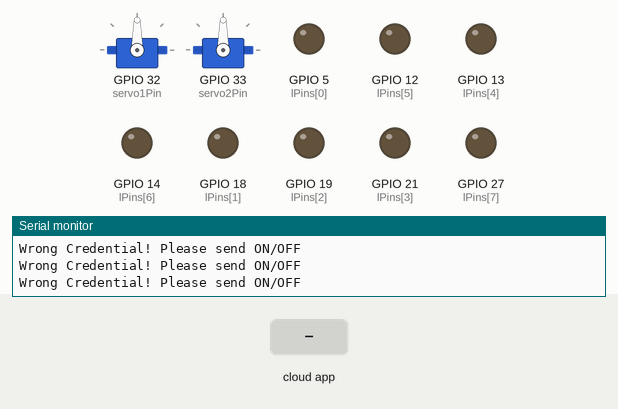
Simulated run of this sketch. Board: ESP32. On the bench: 2 × servo, output pins drawn as LEDs (lit = HIGH), the last lines printed to the serial monitor. The inputs (shaded band) are chosen by the test bench. WiFi joins after 1.5 s; servers stay silent unless stated; the Firebase database answers and starts empty.

Above: at 3.7 s.
3.8 s: the phone or cloud app sets luces to OFF
At 5.1 s:
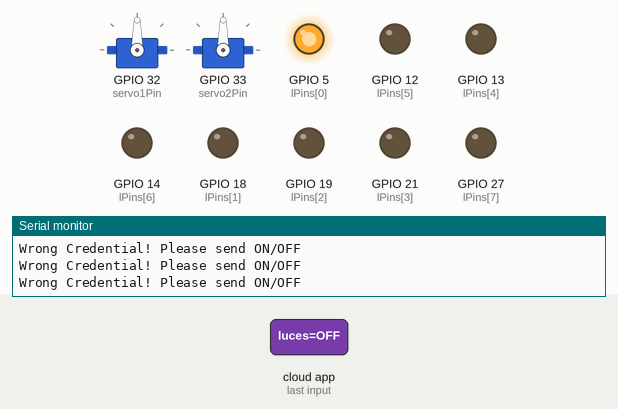
5.6 s: the phone or cloud app sets persianas to OFF
At 6.4 s:
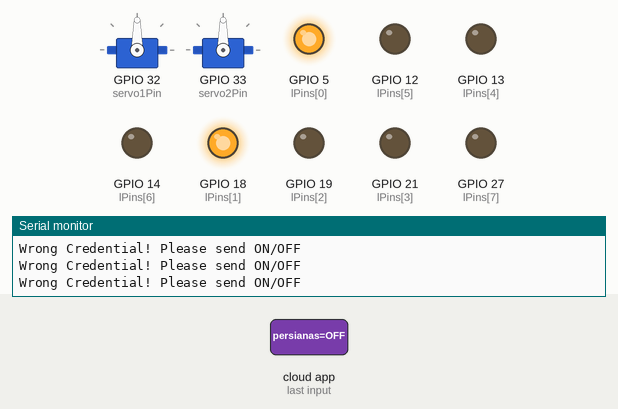
7.2 s: the phone or cloud app sets alarma to OFF
At 8.0 s:
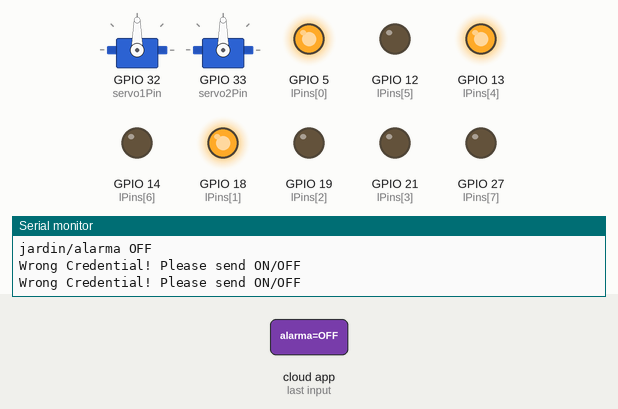
9.1 s: the phone or cloud app sets ventilador to OFF
At 10.7 s:
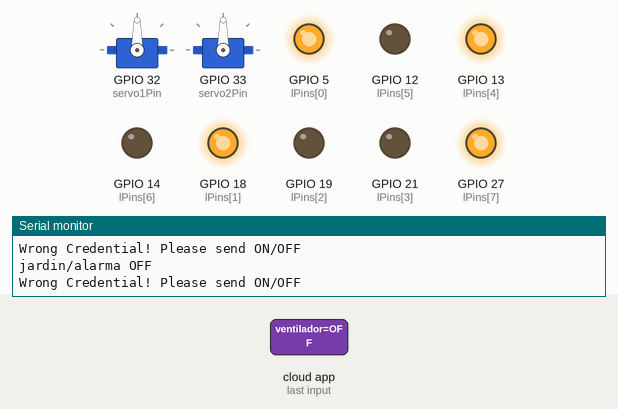
11.0 s: the phone or cloud app sets puertas to ON
At 12.1 s:
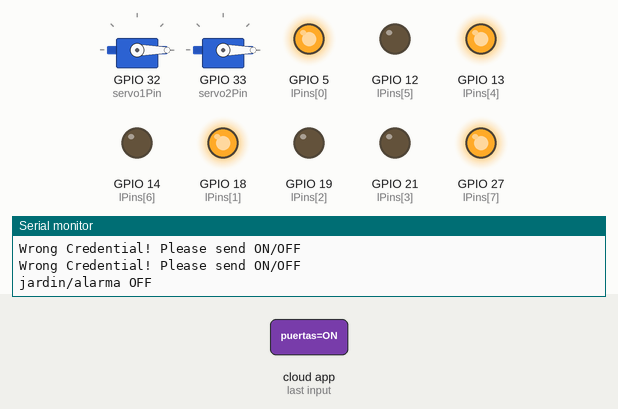
12.6 s: the phone or cloud app sets luces to ON
At 13.5 s:
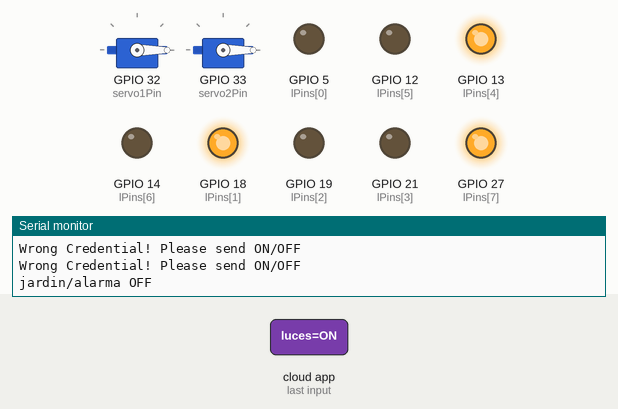
Timing chart, 0 to 15.3 s (numbered marks = the images above; inputs shaded):
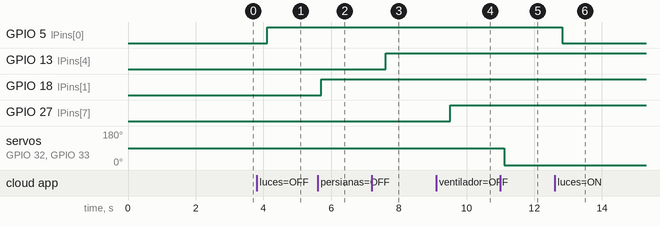

The sketch:

pruebaMotorRele.ino
```cpp
#include <ArduinoJson.h> // esp32 library for reading json code
#include <ESP32Servo.h> // servo motor library ti open/close door


Servo servo1; // create instance of the servos for the door
Servo servo2;
int servo1Pin = 32; // create a variable to save the value of the digital pin that they will  be attached to
int servo2Pin = 33;
int pos = 0;


#include <WiFi.h>                                               // esp32 WiFi library
#include <IOXhop_FirebaseESP32.h>                                             // firebase library

#define FIREBASE_HOST "https://housetic.firebaseio.com"
#define FIREBASE_AUTH "W6EQPDdqioYizI6r7ig7039ffkwK22LWUxh7p0ig"                    // the secret key generated from firebase
#define WIFI_SSID "HUAWEI Mate 10"                                          // input your home or public wifi name
#define WIFI_PASSWORD "0f1991634d4d"                                    //password of wifi ssid

String fireStatus = "";                                                     // led status received from firebase
int lPins[] = {5, // comedor/luces
              18, // dormitorio/persianas
              19, // garage/luces
              21, // dormitorio/luces
              13, // jardin/alarma
              12, // jardin/luces
              14, // sala/luces
              27  // sala/ventilador
              };
String lDisp[]={"comedor/luces","dormitorio/persianas","garage/luces","dormitorio/luces",
                "jardin/alarma","jardin/luces","sala/luces","sala/ventilador"};

void recorrerDisps(){           // method used to iterate each device that works with an On/Off logic (lights,fans, etc)
  for (int i=0;i<8;i++){
    fireStatus = Firebase.getString(lDisp[i]);                     // get led status input from firebase
    if (fireStatus == "ON") {                         // compare the input of led status received from firebase
      Serial.println(lDisp[i]+" ON");
      digitalWrite(lPins[i], LOW);                                                         // make output led ON
    }
    else if (fireStatus == "OFF") {              // compare the input of led status received from firebase
      Serial.println(lDisp[i]+" OFF");
      digitalWrite(lPins[i], HIGH);                                                         // make output led OFF
    }
    else {
      Serial.println("Wrong Credential! Please send ON/OFF");  // Validation that is throw if there is a manual change in data base
    }

 }
}


void controlPuerta(){
  // cambiar estado de puerta (abierta o cerrada)
  fireStatus = Firebase.getString("garage/puertas");                     // get servo status input from firebase
    if (fireStatus == "ON") {                         // compare the input of servos status received from firebase
      Serial.println("Puerta abierta");
      servo1.write(0);                                                        // make output servos go to position 0
      servo2.write(0);
    }
    else if (fireStatus == "OFF") {              // compare the input of servos status received from firebase
      Serial.println("Puerta cerrada");
      servo1.write(180);                                                        // make output servos go to position 180
      servo2.write(180);
    }
    else {
      Serial.println("Wrong Credential! Please send ON/OFF");     // Validation that is throw if there is a manual change in data base
    }
}


void setup() {  // this code will run once whe the code runs

  Serial.begin(9600);  // begin to work in Serial screen at a 9600 baud
  delay(1000);

  servo1.attach(servo1Pin);     // attach the servos to the specified digital pins
  servo2.attach(servo2Pin);


  for (int i=0;i<8;i++){       // initialize each pin that works with On/Off logic as an output
    pinMode(lPins[i],OUTPUT);
  }

  WiFi.begin(WIFI_SSID, WIFI_PASSWORD);                                      //try to connect with wifi
  Serial.print("Connecting to ");
  Serial.print(WIFI_SSID);
  while (WiFi.status() != WL_CONNECTED) {
    Serial.print(".");
    delay(500);
  }
  Serial.println();
  Serial.print("Connected to ");
  Serial.println(WIFI_SSID);
  Serial.print("IP Address is : ");
  Serial.println(WiFi.localIP());                                                      //print local IP address
  Firebase.begin(FIREBASE_HOST, FIREBASE_AUTH);                                       // connect to firebase

}


void loop() {    //loop that will run continiusly until the code stops

  recorrerDisps();   //    calling methos to iterate over all the devices and the servo
  controlPuerta();
  Serial.println("Fin");   // End of one of the void loops
  delay(100);
}
```

Measured:
- after the input at 3.8 s, GPIO 5 (lPins[0]): LOW → HIGH after 0.31 s
- after the input at 5.6 s, GPIO 18 (lPins[1]): LOW → HIGH after 0.11 s
- after the input at 7.2 s, GPIO 13 (lPins[4]): LOW → HIGH after 0.41 s
- after the input at 9.1 s, GPIO 27 (lPins[7]): LOW → HIGH after 0.42 s
- after the input at 11.0 s, servo on GPIO 32 (servo1Pin), servo on GPIO 33 (servo2Pin): 90° → 0° after 0.12 s
- after the input at 12.6 s, GPIO 5 (lPins[0]): HIGH → LOW after 0.22 s
